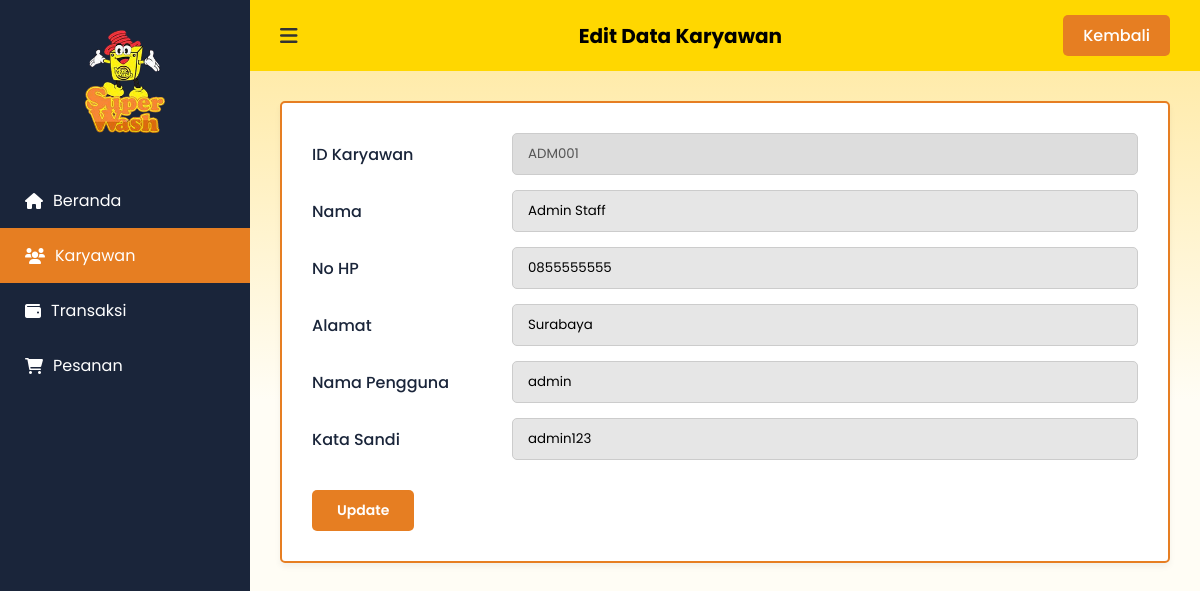
The page /owner/editkaryawan.php?id=ADM001 on the database its author committed.
### tables this page shows
CREATE TABLE `karyawan` (
  `id_karyawan` varchar(10) NOT NULL,
  `nama` varchar(100) DEFAULT NULL,
  `nohp` varchar(15) DEFAULT NULL,
  `alamat` text,
  `username` varchar(50) DEFAULT NULL,
  `password` varchar(255) DEFAULT NULL,
  `updated_at` timestamp NULL DEFAULT CURRENT_TIMESTAMP ON UPDATE CURRENT_TIMESTAMP,
  `role` varchar(20) DEFAULT 'admin'
);

### owner/editkaryawan.php (the view, shortened to what this page needs)
<?php
include '../koneksi.php';
$id = $_GET['id'];
$query = mysqli_query($koneksi, "SELECT * FROM karyawan WHERE id_karyawan='$id'");
$data  = mysqli_fetch_array($query);
?>
<!DOCTYPE html>
<html lang="id">
<head>
    <link rel="stylesheet" href="https://cdnjs.cloudflare.com/ajax/libs/font-awesome/6.0.0/css/all.min.css">
    <link rel="stylesheet" href="../css/style.css?t=<?php echo time(); ?>">
</head>
<body>
<div class="container">
    <aside class="sidebar" id="sidebar">
        <div class="logo-area">
            <div class="logo-placeholder"><span><img src="../img/superwash_logo.png" alt=""></span></div>
        </div>
        <nav class="menu">
            <a href="index.php"><i class="fa-solid fa-house"></i> Beranda</a>
            <a href="karyawan.php" class="active"><i class="fa-solid fa-users"></i> Karyawan</a>
            <a href="transaksi.php"><i class="fa-solid fa-wallet"></i> Transaksi</a>
            <a href="pesanan.php"><i class="fa-solid fa-cart-shopping"></i> Pesanan</a>
        </nav>
    </aside>
    <main class="main-content">
        <header class="top-bar">
            <div class="left-nav"><button id="toggleSidebar"><i class="fa-solid fa-bars"></i></button></div>
            <h2 class="page-title" style="position: static; transform: none; margin: 0 auto;">Edit Data Karyawan</h2>
            <a href="karyawan.php" class="btn-back-header">Kembali</a>
        </header>
        <section class="form-section-wrapper">
            <div class="form-card">
                <form action="proses_edit_karyawan.php" method="POST">
                    <div class="form-row">
                        <label>ID Karyawan</label>
                        <input type="text" name="id_karyawan" value="<?= $data['id_karyawan'] ?>" readonly style="cursor: not-allowed; color: #555; background-color: #ddd;">
                    </div>
                    <div class="form-row">
                        <label>Nama</label>
                        <input type="text" name="nama" value="<?= $data['nama'] ?>" required>
                    </div>
                    <div class="form-row">
                        <label>No HP</label>
                        <input type="text" name="nohp" value="<?= $data['nohp'] ?>" required>
                    </div>
                    <div class="form-row">
                        <label>Alamat</label>
                        <input type="text" name="alamat" value="<?= $data['alamat'] ?>" required>
                    </div>
                    <div class="form-row">
                        <label>Nama Pengguna</label>
                        <input type="text" name="username" value="<?= $data['username'] ?>" required>
                    </div>
                    <div class="form-row">
                        <label>Kata Sandi</label>
                        <input type="text" name="password" value="<?= $data['password'] ?>" required>
                    </div>
                    <div class="form-actions">
                        <button type="submit" class="btn-save">Update</button>
                    </div>
                </form>
            </div>
        </section>
    </main>
</div>
</body>
</html>

### css/style.css (style rules this page uses)
* { margin: 0; padding: 0; box-sizing: border-box; font-family: "Poppins", sans-serif; }
body { background-color: #fffdf5; background: linear-gradient(to bottom, #ffe79a 0%, #fffdf5 400px); background-repeat: no-repeat; min-height: 100vh; }
.container { display: flex; min-height: 100vh; }
.sidebar { width: 250px; background-color: #1a253a; color: white; display: flex; flex-direction: column; transition: all 0.3s ease; overflow: hidden; white-space: nowrap; flex-shrink: 0; justify-content: flex-start !important; padding-top: 30px !important; }
.logo-area { padding: 0 10px; margin-top: 0 !important; margin-bottom: 20px; display: flex; flex-direction: column; align-items: center; justify-content: center; text-align: center; }
.logo-area img { width: 80px; height: auto; display: block; }
.menu { margin-top: 20px; }
.menu a { display: block; padding: 15px 25px; color: white; text-decoration: none; font-size: 16px; display: flex; align-items: center; gap: 10px; transition: 0.3s; }
.menu a:hover, .menu a.active { background-color: #e67e22; }
.main-content { flex: 1; display: flex; flex-direction: column; }
.top-bar { background-color: #ffd700; padding: 15px 30px; padding-bottom: 10px; display: flex; justify-content: space-between; align-items: center; position: relative; z-index: 10; }
.page-title { position: absolute; left: 50%; transform: translateX(-50%); font-size: 20px; font-weight: bold; color: #000000; white-space: nowrap; margin: 0; }
.left-nav { display: flex; align-items: center; gap: 15px; }
#toggleSidebar { background: none; border: none; font-size: 20px; cursor: pointer; color: #333; }
.top-bar { background-color: #ffd700; padding: 15px 30px; display: flex; justify-content: space-between; align-items: center; position: relative; z-index: 10; }
.form-section-wrapper { padding: 30px; display: flex; justify-content: center; }
.form-card { background-color: white; width: 100%; padding: 30px; border: 2px solid #e67e22; border-radius: 5px; box-shadow: 0 4px 6px rgba(0, 0, 0, 0.05); }
.btn-back-header { background-color: #e67e22; color: white; padding: 8px 20px; border-radius: 5px; text-decoration: none; font-weight: 500; transition: 0.3s; }
.btn-save { background-color: #e67e22; color: white; border: none; padding: 10px 25px; border-radius: 14px; font-weight: 600; cursor: pointer; font-size: 14px; }

### owner/editkaryawan.php (style rules this page uses)
.form-section-wrapper { padding: 30px; display: flex; justify-content: center; }
.form-card { background-color: white; width: 100%; padding: 30px; border: 2px solid #e67e22; border-radius: 5px; box-shadow: 0 4px 6px rgba(0,0,0,0.05); }
.form-row { display: flex; align-items: center; margin-bottom: 15px; }
.form-row label { width: 200px; font-weight: 500; color: #1a253a; }
.form-row input { flex: 1; padding: 10px 15px; border: 1px solid #ccc; border-radius: 5px; background-color: #e6e6e6; outline: none; }
.form-actions { margin-top: 30px; display: flex; gap: 10px; }
.btn-back-header { background-color: #e67e22; color: white; padding: 8px 20px; border-radius: 5px; text-decoration: none; font-weight: 500; }
.btn-save { background-color: #e67e22; color: white; border: none; padding: 10px 25px; border-radius: 5px; font-weight: 600; cursor: pointer; }

### rows shown on the page
karyawan: id_karyawan "ADM001", nama "Admin Staff", nohp "0855555555", alamat "Surabaya", username "admin", password "admin123"
